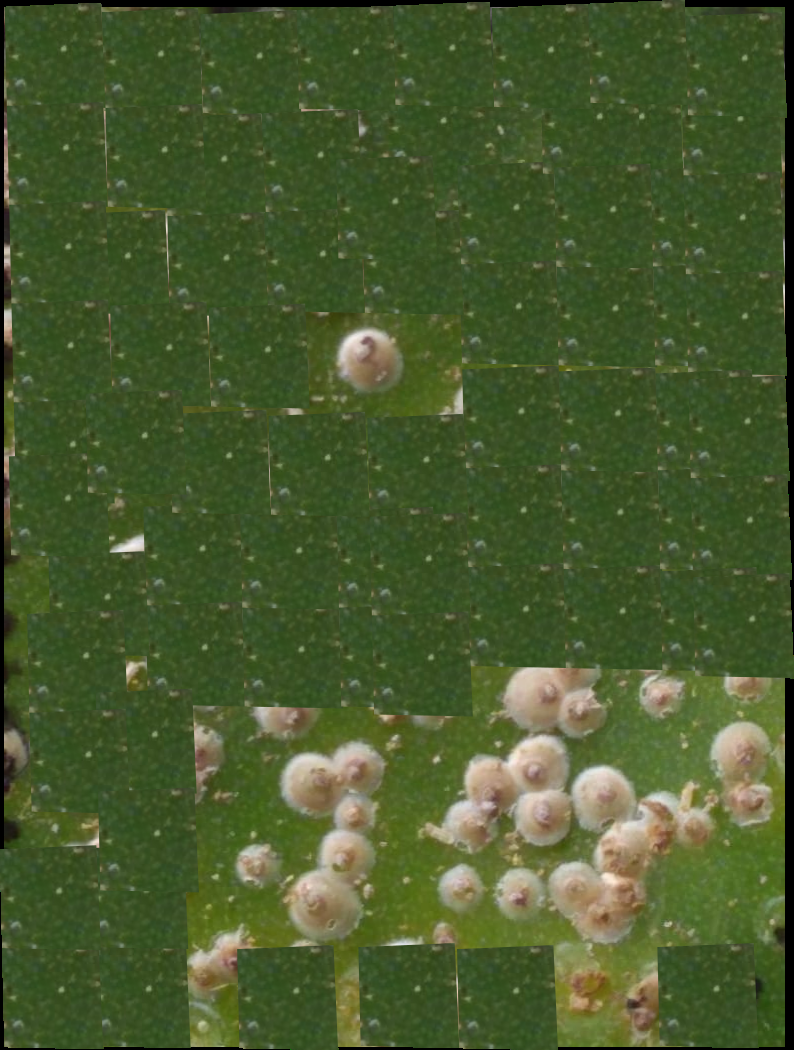
#> input picture src/samples/amostra1_5.png, 794 x 1050 px, found by its file name
$ python test15.py
#> lines starting #> are read from the running program, lines starting #| are printed output that depends on the picture; after the words box and inside, x2 and y2 are one past the last pixel; in counts of white or black regions, pixels touching at a corner belong together
# -*- coding: utf-8 -*-
"""
Created on Fri Jul 21 16:34:06 2020

@author: Josenalde
"""

import cv2 as cv
import numpy as np

def writeImg(img, text, color=(255,255,255)):
    font = cv.FONT_HERSHEY_SIMPLEX
    cv.putText(img, text, (10,20), font, 0.6, color, 2, cv.LINE_AA)

#read from filesystem - glade
bgr = cv.imread('amostra1_5.png') #if male were more white than female, ok
#> bgr is the input picture: shape (1050, 794, 3); mean B, G, R 45.8, 90, 72.2
bgr = cv.resize(bgr, (780, 1040)) #restrict area
#> bgr: shape (1040, 780, 3)

BLUR = 17

bgrF = cv.medianBlur(bgr, BLUR) # filter

#color systems usually related to plant disease detection - rgb and hsv
# Hue, Saturation, Value
# Hue: dominant wavelength, S: purity, color proportion, V: brightness, intensity of the reflected color

hsv = cv.cvtColor(bgrF, cv.COLOR_BGR2HSV) #convert to HSV
#> hsv: shape (1040, 780, 3); mean H, S, V 41.3, 133.2, 89.3
hsv[:,:,0] = cv.equalizeHist(hsv[:,:,0])  #equalization H channel
#> hsv: shape (1040, 780, 3); mean H, S, V 138.9, 133.2, 89.3
bgr2 = cv.cvtColor(hsv, cv.COLOR_HSV2BGR) #back conversion to BGR
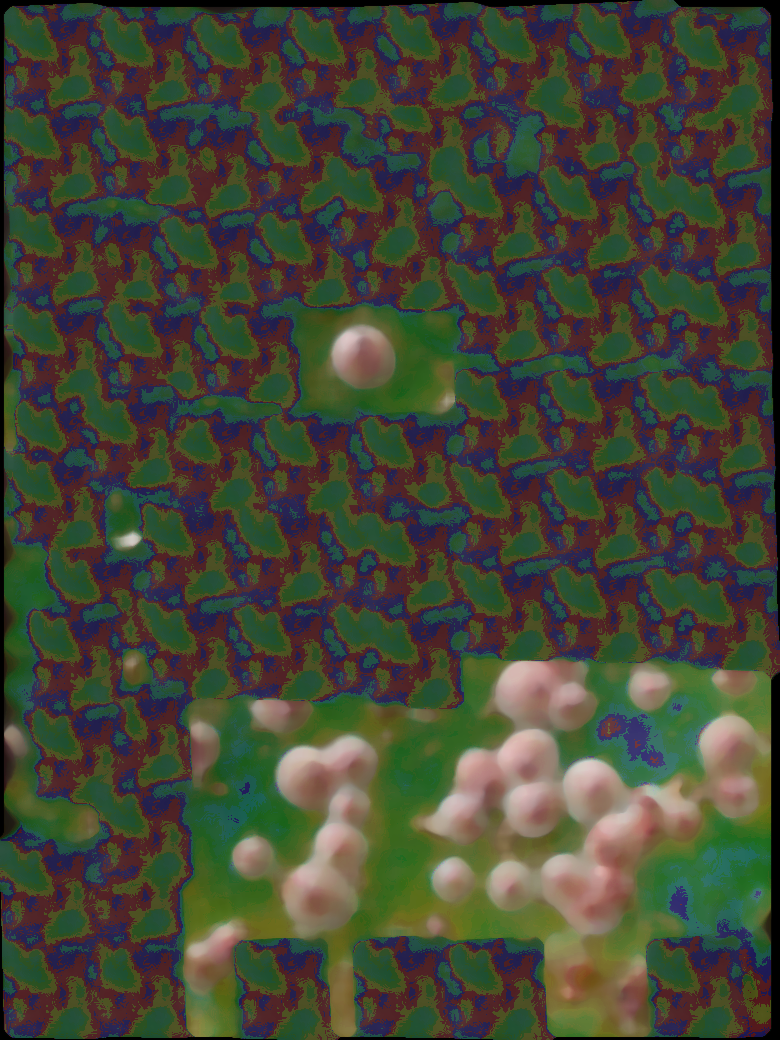
#> bgr2: shape (1040, 780, 3); mean B, G, R 54.3, 70.4, 67.7

#desaturation - convert bgr to gray
gray = cv.cvtColor(bgr2, cv.COLOR_BGR2GRAY)
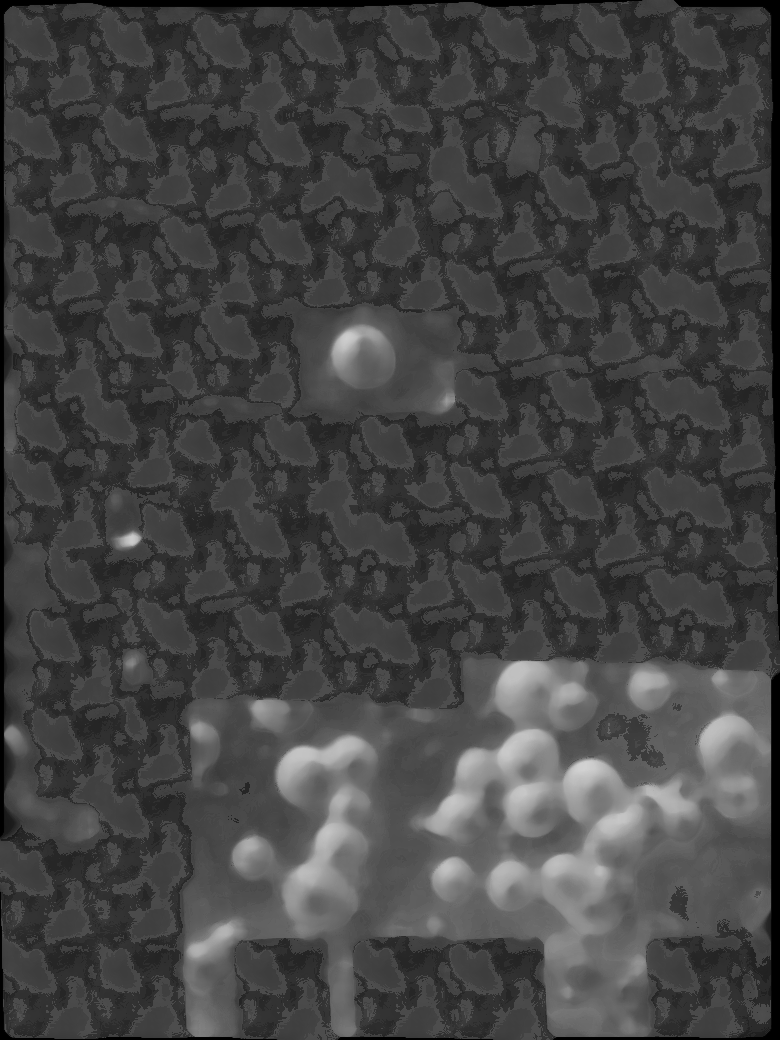
#> gray: shape (1040, 780); min 0, max 210, mean 67.7


#auto otsu
#can be applied to uni e bimodal histograms
# segmentation based on shape, pixels (color), histogram
# binary segmentation - binarization, thresholding

ret,th = cv.threshold(gray,0,255,cv.THRESH_BINARY+cv.THRESH_OTSU)
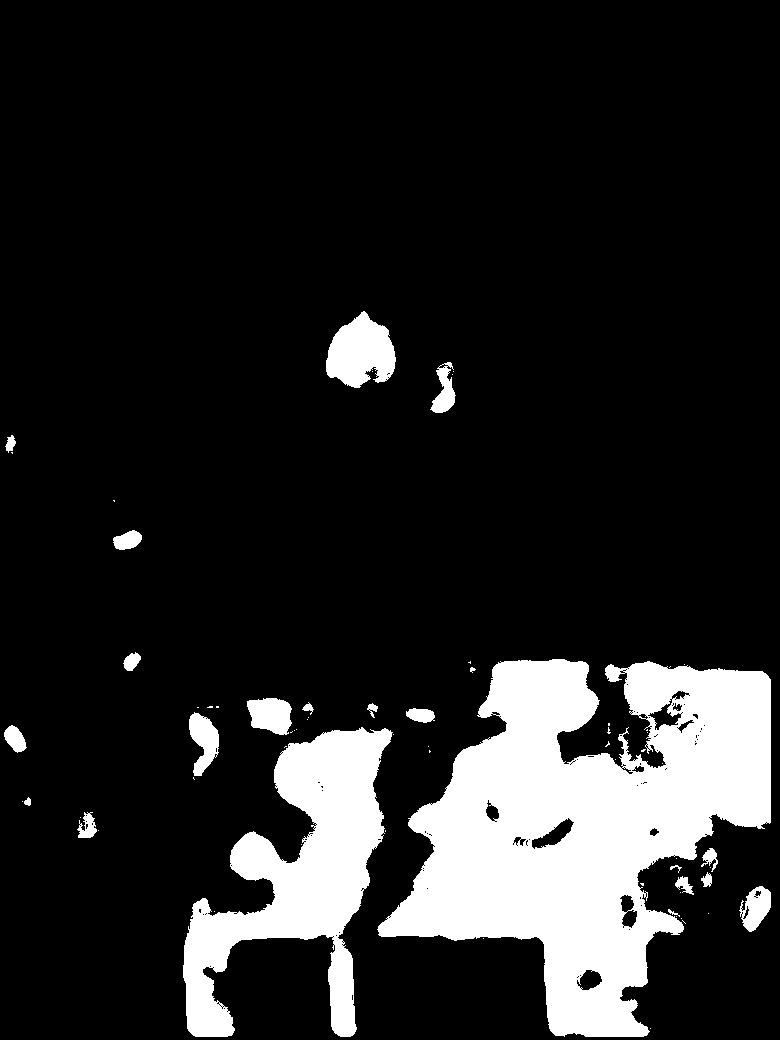
#> th: shape (1040, 780); 14.5% white; 67 white regions (45 under 20 px), largest, box (x1, y1, x2, y2) and area: (377, 659, 771, 1037) 79857, (183, 727, 393, 1037) 27861, (326, 311, 396, 388) 3638
#> ret = 90

bin = gray.copy()
bin[bin >= ret] = 255
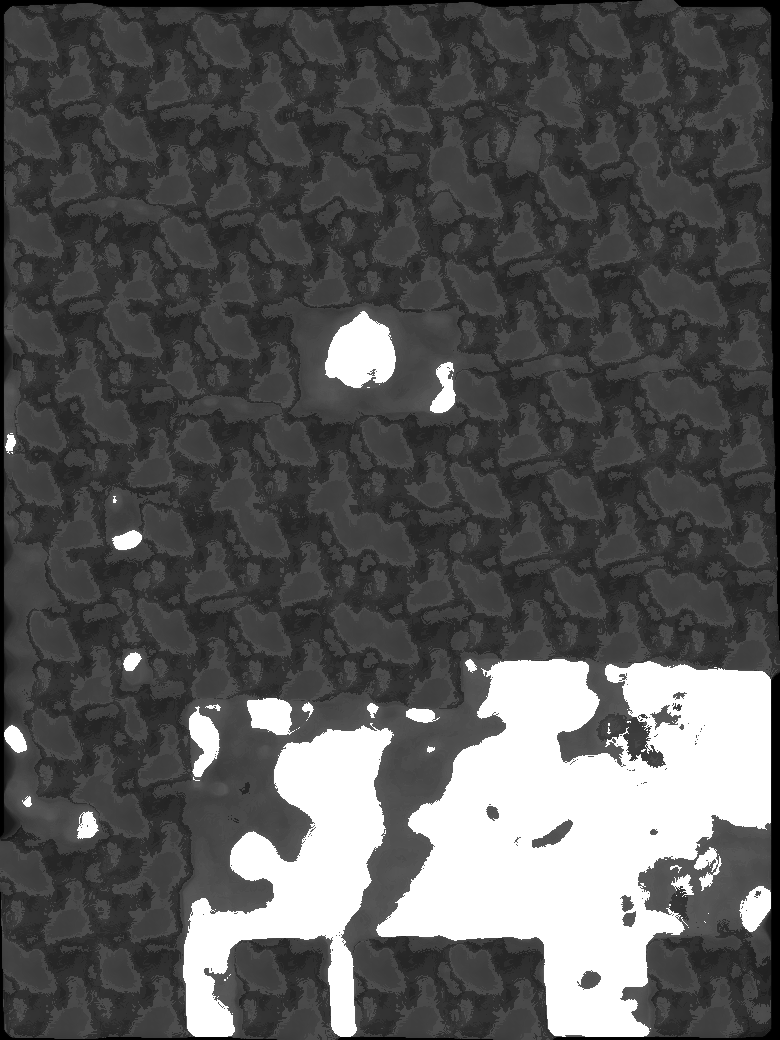
#> bin: shape (1040, 780); 14.93% of pixels changed, all inside (x1, y1, x2, y2) = (4, 311, 771, 1037)
bin[bin < ret] = 0
#> bin: shape (1040, 780); 14.9% white; 65 white regions (43 under 20 px), largest, box (x1, y1, x2, y2) and area: (376, 659, 771, 1037) 81260, (183, 723, 394, 1037) 28569, (325, 311, 396, 388) 3775
bin = cv.bitwise_not(bin)
masked = cv.bitwise_and(bgr, bgr, mask=bin)
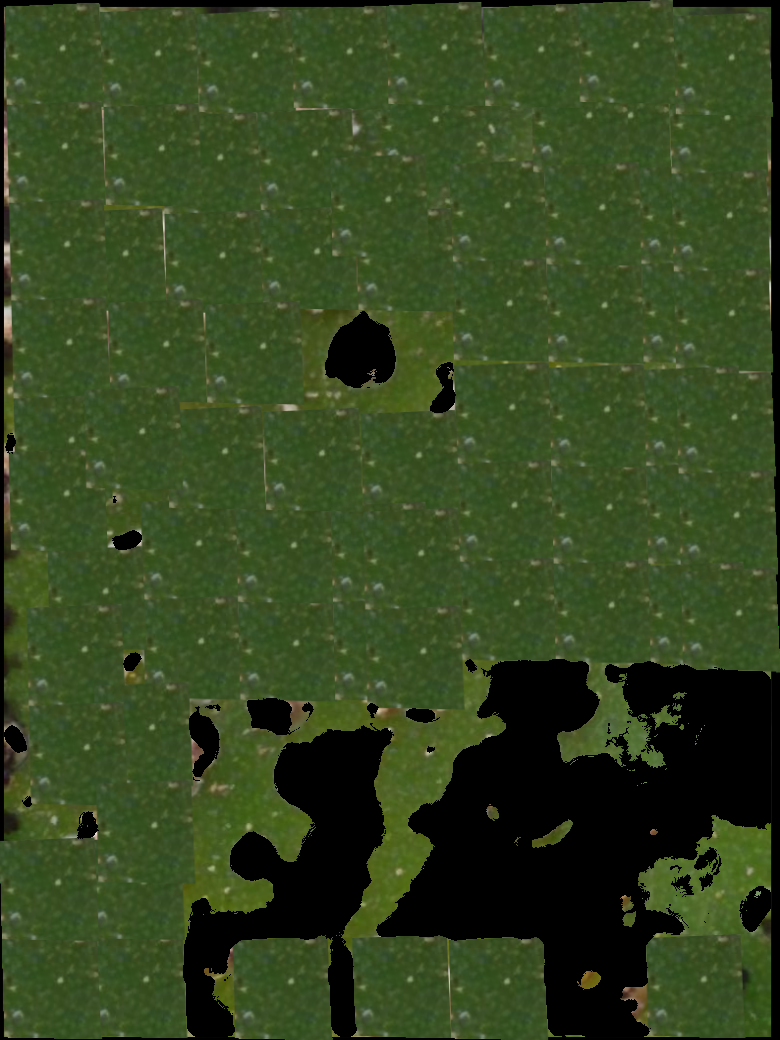
#> masked: shape (1040, 780, 3); mean B, G, R 31.9, 69.8, 51.7

# sum all black pixels (integral)
nPixelsPretos = 0
for i in range(bin.shape[0]):
    for j in range(bin.shape[1]):
        if bin[i,j] == 0:
            nPixelsPretos += 1

#according to Bouché 1833
#16.07.2020 retrieved
#https://diaspididae.linnaeus.naturalis.nl/linnaeus_ng/app/views/species/taxon.php?id=113071&epi=155
#scale cover of adult female (3. instar) 1.5-2.5 mm diameter
#The first instar female and first and second instar male nymphs were described by Howell, 1975, and Howell and Tippins, 1977.
# elliptical
# first stage - female 258-308 long, 168-199 wide um
# second stage - Length of slide-mounted specimens 378-607, width 263-378.
#Descriptions of Some Immature Stages in Two Diaspis Species, 1975 Howell

#Descriptions of First Instars of Nominal Type-Species of Eight Diaspidid Tribes
#Howell, J. O., Tippins, H. H., 1977

#from https://www.unitconverters.net/typography/pixel-x-to-millimeter.htm
pxBase = 0.2645833333 #mm

# amostra1 - zoom and size must be controlled

wmm = bin.shape[1] * pxBase
hmm = bin.shape[0] * pxBase
wRatio = bin.shape[1] / wmm #px/mm
hRatio = bin.shape[0] / hmm #px/mm
#same scale H and V

totalPixels = bin.shape[0] * bin.shape[1]

# counts everything detected - female and male presence all stages
percentCochonila = (nPixelsPretos / totalPixels) * 100

zoom = 9 #IT IS NONLINEAR (fixed, depends on the camera etc.)

scales = [wRatio, hRatio]

# using the lower diameter range 1.5 mm of an adult female (3. stage)
r1 = (1.5/2) * zoom * np.mean(scales) # convert mm to px, considering zoom

# here it is an approximation, since only the third instar is considered
nCochonilas = nPixelsPretos / (3.14 * r1*r1)

print(round(nCochonilas))
#| 59
print('presence of cochonila: %.2f' % percentCochonila + '\%')
#| presence of cochonila: 14.93\%

writeImg(masked, "Cochonilas femeas: " + str(round(nCochonilas)))
cv.imshow('palmaS - cochonilas femeas', masked)
cv.waitKey(0)
cv.destroyAllWindows()
cv.imwrite('resultados/teste15amostra1_5.png', masked)

$ run again, with src/samples/amostra1_159.png copied over src/samples/amostra1_5.png
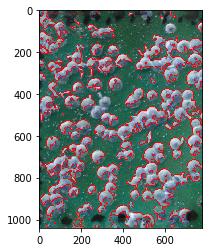
#> input picture src/samples/amostra1_159.png, 209 x 252 px, found by its file name
#> bgr is the input picture: shape (252, 209, 3); mean B, G, R 147, 148.2, 142.1
#> bgr: shape (1040, 780, 3)
#> `ret,th = cv.threshold(gray,0,255,cv.THRESH_BINARY+cv.THRESH_OTSU)`:
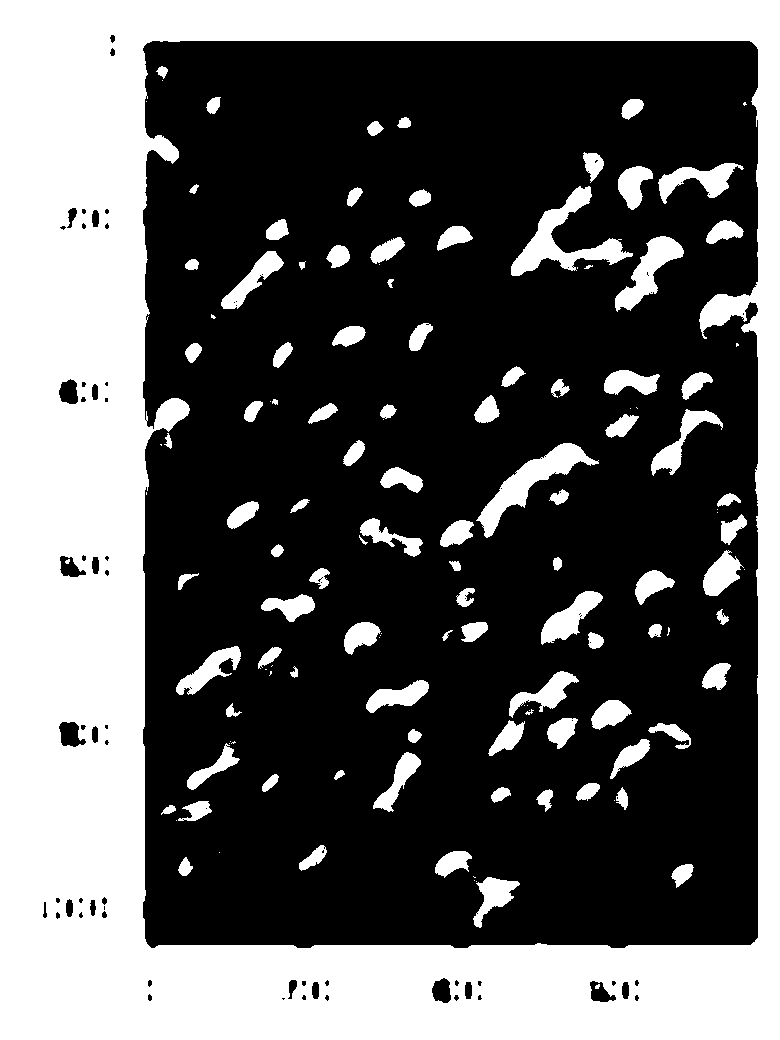
#> th: shape (1040, 780); 37.3% white; 133 white regions (37 under 20 px), largest, box (x1, y1, x2, y2) and area: (0, 0, 780, 1040) 256903, (511, 186, 633, 276) 3191, (476, 443, 599, 538) 2958
#> ret = 165
#> `masked = cv.bitwise_and(bgr, bgr, mask=bin)`:
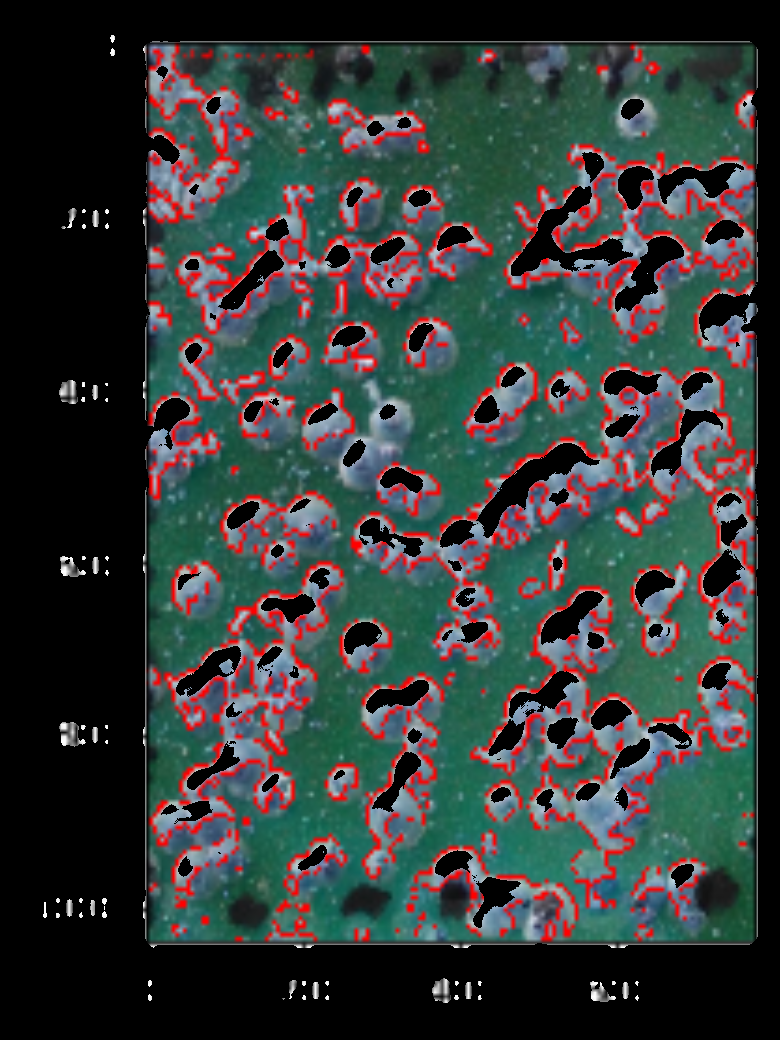
#> masked: shape (1040, 780, 3); mean B, G, R 57, 59.3, 53.9
#| 149
#| presence of cochonila: 37.61\%
